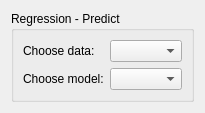
<?xml version="1.0" encoding="UTF-8"?>
<ui version="4.0">
 <class>Form</class>
 <widget class="QWidget" name="Form">
  <property name="sizePolicy">
   <sizepolicy hsizetype="Ignored" vsizetype="Ignored">
    <horstretch>0</horstretch>
    <verstretch>0</verstretch>
   </sizepolicy>
  </property>
  <property name="windowTitle">
   <string>Form</string>
  </property>
  <layout class="QVBoxLayout" name="verticalLayout">
   <item>
    <widget class="QGroupBox" name="formGroupBox">
     <property name="title">
      <string>Regression - Predict</string>
     </property>
     <layout class="QFormLayout" name="formLayout">
      <property name="fieldGrowthPolicy">
       <enum>QFormLayout::AllNonFixedFieldsGrow</enum>
      </property>
      <item row="1" column="0">
       <widget class="QLabel" name="chooseModelLabel">
        <property name="text">
         <string>Choose model:</string>
        </property>
       </widget>
      </item>
      <item row="0" column="1">
       <widget class="QComboBox" name="chooseDataComboBox"/>
      </item>
      <item row="1" column="1">
       <widget class="QComboBox" name="chooseModelComboBox"/>
      </item>
      <item row="0" column="0">
       <widget class="QLabel" name="chooseDataLabel">
        <property name="text">
         <string>Choose data:</string>
        </property>
       </widget>
      </item>
     </layout>
    </widget>
   </item>
  </layout>
 </widget>
 <resources/>
 <connections/>
</ui>
